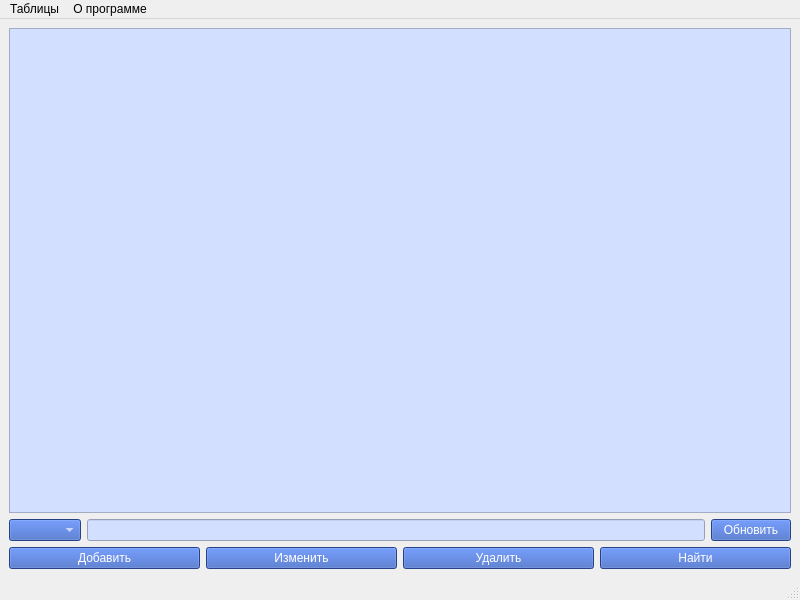
<?xml version="1.0" encoding="UTF-8"?>
<ui version="4.0">
 <class>MainWindow</class>
 <widget class="QMainWindow" name="MainWindow">
  <property name="geometry">
   <rect>
    <x>0</x>
    <y>0</y>
    <width>800</width>
    <height>600</height>
   </rect>
  </property>
  <property name="windowTitle">
   <string>MainWindow</string>
  </property>
  <property name="styleSheet">
   <string notr="true">QMenu {
	background-color: #355CBD;
	color: white;
}
QMenu::item::selected{
	background-color: #355CBD;
	color: white;
}
</string>
  </property>
  <widget class="QWidget" name="centralwidget">
   <layout class="QVBoxLayout" name="verticalLayout_2">
    <item>
     <widget class="QTableView" name="tableView_main">
      <property name="styleSheet">
       <string notr="true">background-color: #D2DFFF;</string>
      </property>
      <attribute name="verticalHeaderVisible">
       <bool>false</bool>
      </attribute>
     </widget>
    </item>
    <item>
     <layout class="QVBoxLayout" name="verticalLayout">
      <item>
       <layout class="QHBoxLayout" name="horizontalLayout_2">
        <item>
         <widget class="QComboBox" name="cb_columns">
          <property name="styleSheet">
           <string notr="true">background-color: #355CBD;
color: white;</string>
          </property>
         </widget>
        </item>
        <item>
         <widget class="QLineEdit" name="le_search">
          <property name="styleSheet">
           <string notr="true">background-color: #D2DFFF;</string>
          </property>
         </widget>
        </item>
        <item>
         <widget class="QPushButton" name="but_update_tableView">
          <property name="styleSheet">
           <string notr="true">background-color: #355CBD;
color: white;</string>
          </property>
          <property name="text">
           <string>Обновить</string>
          </property>
         </widget>
        </item>
       </layout>
      </item>
      <item>
       <layout class="QHBoxLayout" name="horizontalLayout">
        <item>
         <widget class="QPushButton" name="but_add">
          <property name="styleSheet">
           <string notr="true">background-color: #355CBD;
color: white;</string>
          </property>
          <property name="text">
           <string>Добавить</string>
          </property>
         </widget>
        </item>
        <item>
         <widget class="QPushButton" name="but_redac">
          <property name="styleSheet">
           <string notr="true">background-color: #355CBD;
color: white;</string>
          </property>
          <property name="text">
           <string>Изменить</string>
          </property>
         </widget>
        </item>
        <item>
         <widget class="QPushButton" name="but_delete">
          <property name="styleSheet">
           <string notr="true">background-color: #355CBD;
color: white;</string>
          </property>
          <property name="text">
           <string>Удалить</string>
          </property>
         </widget>
        </item>
        <item>
         <widget class="QPushButton" name="but_search">
          <property name="styleSheet">
           <string notr="true">background-color: #355CBD;
color: white;</string>
          </property>
          <property name="text">
           <string>Найти</string>
          </property>
         </widget>
        </item>
       </layout>
      </item>
     </layout>
    </item>
   </layout>
  </widget>
  <widget class="QMenuBar" name="menubar">
   <property name="geometry">
    <rect>
     <x>0</x>
     <y>0</y>
     <width>800</width>
     <height>21</height>
    </rect>
   </property>
   <widget class="QMenu" name="m_tables">
    <property name="title">
     <string>Таблицы</string>
    </property>
   </widget>
   <widget class="QMenu" name="menu_2">
    <property name="title">
     <string>О программе</string>
    </property>
    <addaction name="action"/>
   </widget>
   <addaction name="m_tables"/>
   <addaction name="menu_2"/>
  </widget>
  <widget class="QStatusBar" name="statusbar"/>
  <action name="action">
   <property name="text">
    <string>Информация</string>
   </property>
  </action>
 </widget>
 <resources/>
 <connections/>
</ui>
